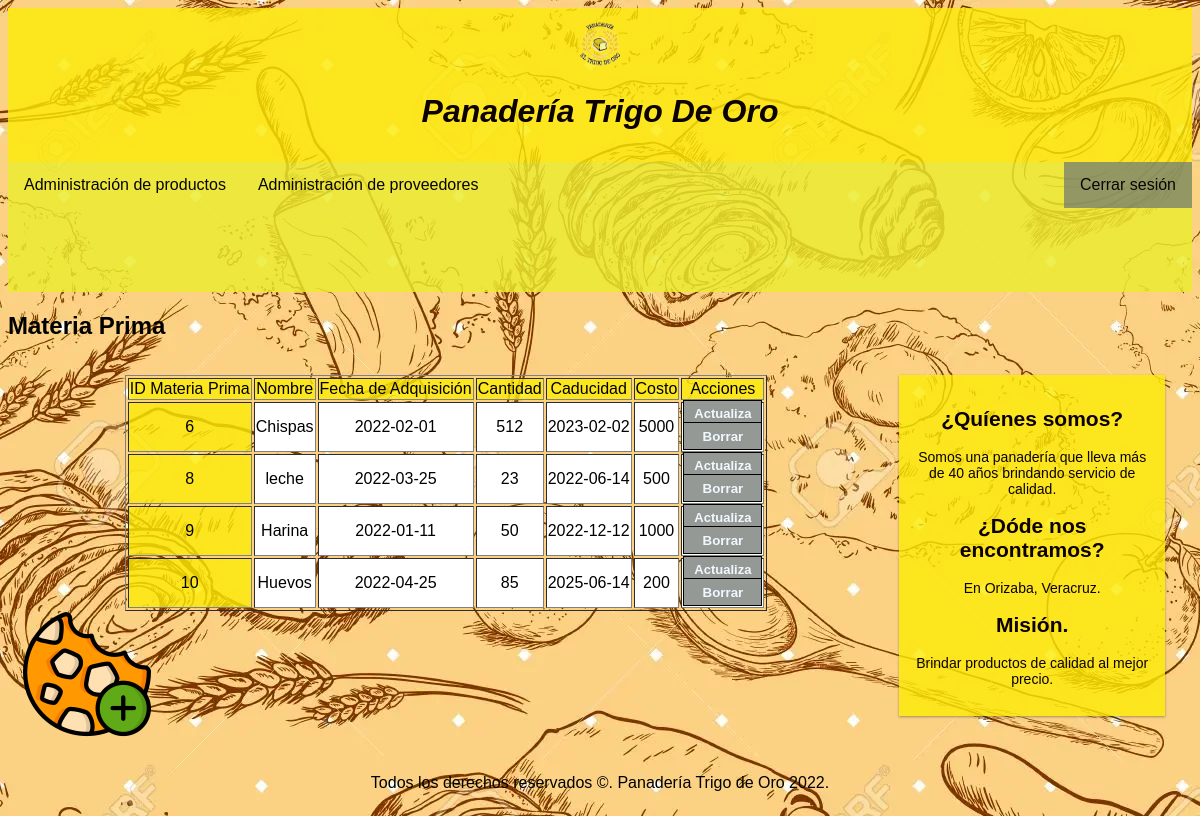
The page /MateriaPrima.php on the database its author committed.
### tables this page shows
CREATE TABLE `materias_primas` (
  `id_mp` int(11) NOT NULL AUTO_INCREMENT,
  `nombre_mp` varchar(25) NOT NULL,
  `fecha_compra` date NOT NULL,
  `cantidad` int(11) NOT NULL,
  `caducidad` date NOT NULL,
  `costo` double NOT NULL,
  PRIMARY KEY (`id_mp`)
);

### modelo/conexion.php (called while the page is built, shortened)
<?php
class Conexion {
    private $DB_HOST = 'localhost:3306';
    private $DB_USER = 'root';
    private $DB_PASS = 'aprendobd';
    private $DB_NAME = 'trigodeoro';
    private $conect;
    public function __construct()
    {
        $conecting= "mysql:host=$this->DB_HOST;dbname=$this->DB_NAME; charset = utf8";
        try {
            $this->conect = new PDO($conecting,$this->DB_USER,$this->DB_PASS);
            $this->conect ->setAttribute(PDO::ATTR_ERRMODE,PDO::ERRMODE_EXCEPTION);
        }catch(PDOException $e) {
            $this->conect ="Error de conexion";
            print "¡Error!: " . $e->getMessage() . "<br/>";
            die();
        }
    }
    function ejecutarConsulta($psConsulta){
		$arrRS = null;
		$rst = null;
		$i=0;
		$j=0;
			try{
				$rst = $this->conect->query($psConsulta);
			}catch(Exception $e){
				throw $e;
			}
			if ($rst){
				foreach($rst as $oLinea){
					foreach($oLinea as $llave=>$sValCol){
						if (is_string($llave)){
							$arrRS[$i][$j] = $sValCol;
							$j++;
						}
					}
					$j=0;
					$i++;
				}
			}
			return $arrRS;
		}
}
?>

### modelo/borra.php (called while the page is built, shortened)
<?php
include 'modelo\conexion.php';
class MateriaPrima{
	private $id_mp=0;
	private $nombre_mp=0;
	private $fecha_compra=0;
    private $cantidad=0;
    private $caducidad=0;
    private $costo=0;
    function setId_mp($pId_mp){
       $this->id_mp = $pId_mp;
    }
    function getId_mp(){
       return $this->id_mp;
    }
    function setNombre_mp($pNombre_mp){
       $this->nombre_mp = $pNombre_mp;
    }
    function getNombre_mp(){
       return $this->nombre_mp;
    }
    function setFecha_compra($pFecha_compra){
        $this->fecha_compra = $pFecha_compra;
    }
    function getFecha_compra(){
        return $this->fecha_compra;
    }
    function setCantidad($pCantidad){
        $this->cantidad = $pCantidad;
    }
    function getCantidad(){
        return $this->cantidad;
    }
    function setCaducidad($pCaducidad){
        $this->caducidad = $pCaducidad;
    }
    function getCaducidad(){
        return $this->caducidad;
    }
    function setCosto($pCosto){
        $this->costo = $pCosto;
    }
    function getCosto(){
        return $this->costo;
    }
	function buscarTodos(){
    $conect= new Conexion();
	$j=0;
	$arrResultado=false;
		 	$sQuery = "SELECT * fROM materias_primas";
			$arrRS = $conect->ejecutarConsulta($sQuery);
			if ($arrRS){
				foreach($arrRS as $aLinea){
					$oMateriaP = new MateriaPrima();
					$oMateriaP->setId_mp($aLinea[0]);
					$oMateriaP->setNombre_mp($aLinea[1]);
					$oMateriaP->setFecha_compra($aLinea[2]);
					$oMateriaP->setCantidad($aLinea[3]);
					$oMateriaP->setCaducidad($aLinea[4]);
					$oMateriaP->setCosto($aLinea[5]);
            		$arrResultado[$j] = $oMateriaP;
					$j=$j+1;
                }
			}
			else{
				$arrResultado = false;
        }
		return $arrResultado;
    }
}
?>

### MateriaPrima.php (the view, shortened to what this page needs)
<!DOCTYPE html>
<html lang="es">
<head>
    <link rel="stylesheet" type="text/css" href="css/prin.css">
    <link rel="stylesheet" href="css/style.css">
	<link rel="stylesheet" href="css/fondo.css">
</head>
<?php
include 'modelo\borra.php';
$oMateriaP = new MateriaPrima();
$arrMPrima = $oMateriaP->buscarTodos();
?>
<ul class="topnav">
        <li><a href="MateriaPrima.php">Administraci&oacute;n de productos</a></li>
        <li><a href="actualiza.php">Administraci&oacute;n de proveedores</a></li>
        <li><a href="modelo/logout.php">Cerrar sesi&oacute;n</a></li>
    </ul>
<section>
	<h1><b>Materia Prima</b></h1>
		<div class="row">
    <div class="col-6">
        <div class=section>
		<table border="1" align="center" >
				<tr style="background-color:rgba(253, 236, 5, 0.801);" align="center">
					<td>ID Materia Prima</td>
					<td>Nombre</td>
					<td>Fecha de Adquisición</td>
					<td>Cantidad</td>
					<td>Caducidad</td>
					<td>Costo</td>
					<td>Acciones</td>
				</tr>
				<?php
						if ($arrMPrima!=null){
							foreach($arrMPrima as $oMateriaP){
					?>
					<tr align="center">
						<td class="llave" style="background-color:rgba(253, 236, 5, 0.801);" ><?php echo $oMateriaP->getId_mp(); ?></td>
						<td style="background-color:#fff"><?php echo $oMateriaP->getNombre_mp(); ?></td>
						<td style="background-color:#fff"><?php echo $oMateriaP->getFecha_compra(); ?></td>
						<td style="background-color:#fff"><?php echo $oMateriaP->getCantidad(); ?></td>
						<td style="background-color:#fff"><?php echo $oMateriaP->getCaducidad(); ?></td>
						<td style="background-color:#fff"><?php echo $oMateriaP->getCosto(); ?></td>
						<td style="background-color:#fff">
							<a class="bton"href="modelo/op/capturarNuevos.php ? id_mp=<?php print($oMateriaP->getId_mp()); ?>"> <?php print("Actualiza"); ?> </a>
							<form name="formTablaGral" method="post" action="accion.php">
							<input class="opt" type="submit" name="Submit" value="Borrar" onClick="txtClave.value=<?php echo $oMateriaP->getId_mp(); ?>; txtOpe.value='b'">
							</form>
						</td>
					</tr>
					<?php
							}
						}else{
					?>
					<tr>
						<td colspan="2">No hay datos</td>
					</tr>
					<?php
						}
					?>
			</table>
			<a href="modelo/op/insertar.php" target="" ><img src="img/mas.png"> </a> <br>
					</div>
					</div>
    </div>
</section>

### css/prin.css (style rules this page uses)
body { display:grid; min-height: 100vh; grid-template-rows: auto 1fr auto; }
.logo { height: 50px; width: 50px; }
.titulo { text-align: center; font-weight: bolder; font-style: oblique; }
p { text-align: center; }
header { padding: 10px; color: rgb(12, 2, 2); background-color: rgba(253, 236, 5, 0.801); clear: left; text-align: center; }
ul { list-style-type: none; margin: 0; padding: 0; overflow: hidden; background-color: rgba(236, 236, 46, 0.827); }
li { float: left; }
li a { display: block; color: rgb(6, 6, 6); text-align: center; padding: 14px 16px; text-decoration: none; }
li:last-child { float: right; background-color: rgba(106, 116, 116, 0.69); color:white; }
article, aside, footer, header, nav, section { display: block; }

### css/style.css (style rules this page uses)
* { box-sizing: border-box; }
.row::after { content: ""; clear: both; display: block; }
[class*="col-"] { float: left; padding: 15px; }
html { font-family: "Lucida Sans", sans-serif; }
.aside { background-color: rgba(253, 236, 5, 0.801); padding: 15px; color: rgb(12, 2, 2); text-align: center; font-size: 14px; box-shadow: 0 1px 3px rgba(0,0,0,0.12), 0 1px 2px rgba(0,0,0,0.24); }
input { width: 28%; padding: 8px 30px; margin-left: 37%; border: 2px solid rgb(0, 0, 0); box-sizing: border-box; }
.opt { width: 100%; padding: 5px 10px; margin-left: 0%; height: 28px; border: 1px solid rgb(0, 0, 0); box-sizing: border-box; background-color: #959995; color: aliceblue; font-weight: bold; }
.bton { background-color: #959995; color: rgb(0, 0, 0); padding: 5px 10px; text-decoration: none; font-size: 13px; border: 1px solid rgb(0, 0, 0); color: aliceblue; font-weight: bold; height: 28px; margin-bottom: 8px; }
.col-3 { width: 25%; }
.col-6 { width: 74%; }

### css/fondo.css (style rules this page uses)
body { background-image:url('../img/fondo.webp'); }

### rows shown on the page
materias_primas: id_mp "6", nombre_mp "Chispas", fecha_compra "2022-02-01", cantidad "512", caducidad "2023-02-02", costo "5000"
materias_primas: id_mp "8", nombre_mp "leche", fecha_compra "2022-03-25", cantidad "23", caducidad "2022-06-14", costo "500"
materias_primas: id_mp "9", nombre_mp "Harina", fecha_compra "2022-01-11", cantidad "50", caducidad "2022-12-12", costo "1000"
materias_primas: id_mp "10", nombre_mp "Huevos", fecha_compra "2022-04-25", cantidad "85", caducidad "2025-06-14", costo "200"
